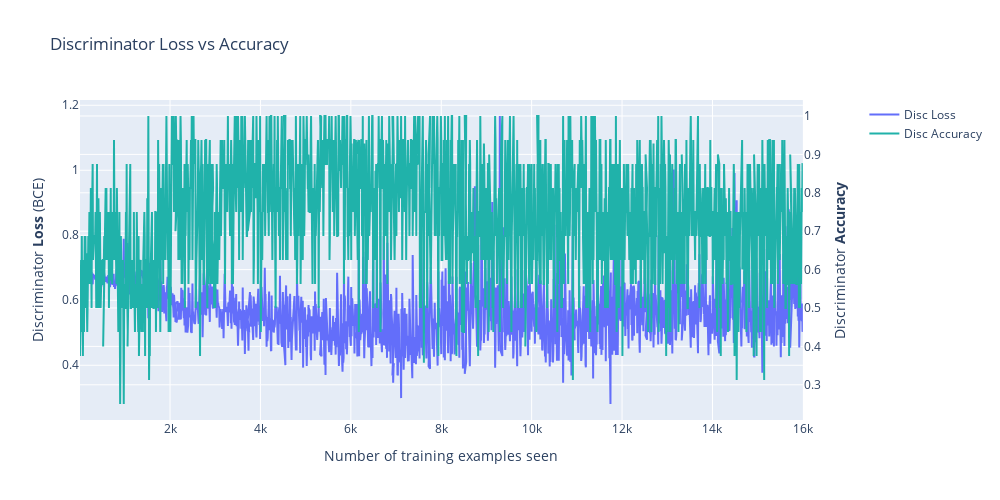

The cell this chart's notebook holds for it:
### Code cell
import plotly.graph_objects as go
import plotly.subplots as sp
fig = sp.make_subplots(specs=[[{"secondary_y": True}]])
fig.add_trace(go.Scatter(x=disc_train_counter, y=disc_losses, mode='lines', name='Disc Loss'), secondary_y=False)
fig.add_trace(go.Scatter(x=disc_train_counter, y=disc_accuracies, mode='lines', name='Disc Accuracy', line_color='lightseagreen'), secondary_y=True)
fig.update_layout(
    width=1000,
    height=500,
    title="Discriminator Loss vs Accuracy")
fig.update_xaxes(title_text="Number of training examples seen")
fig.update_yaxes(title_text="Discriminator <b>Loss</b> (BCE)", secondary_y=False)
fig.update_yaxes(title_text="Discriminator <b>Accuracy</b>", secondary_y=True)
fig.show()
fig.write_image(output_path+"/Discriminator_loss_accuracy.pdf")

import seaborn as sns
import matplotlib.pyplot as plt
import pandas as pd

data = {
    'Number of training examples seen': disc_train_counter,
    'Disc Loss': disc_losses,
    'Disc Accuracy': disc_accuracies
}

df = pd.DataFrame(data)
fig, ax1 = plt.subplots(figsize=(10, 5))
sns.lineplot(data=df, x='Number of training examples seen', y='Disc Loss', ax=ax1, label='Disc Loss')
ax1.set_xlabel('Number of training examples seen')
ax1.set_ylabel('Discriminator Loss (BCE)', color='tab:blue')
ax2 = ax1.twinx()
sns.lineplot(data=df, x='Number of training examples seen', y='Disc Accuracy', ax=ax2, color='lightseagreen', label='Disc Accuracy')
ax2.set_ylabel('Discriminator Accuracy', color='lightseagreen')
fig.suptitle("Discriminator Loss vs Accuracy")


plt.savefig(output_path+"/Discriminator_loss_accuracy.eps", format='eps', bbox_inches='tight')
plt.savefig(output_path+"/Discriminator_loss_accuracy.png", format='png', bbox_inches='tight',dpi=300)
plt.show()

### Figure 1 — Plotly figure (JSON) as saved in the notebook; plotly's stock layout.template omitted (floating-point values rounded to 4 significant figures; data arrays with more than 128 entries replaced by an {"elided": "..."} marker saying what was removed)
{"data": [{"mode": "lines", "name": "Disc Loss", "type": "scatter", "x": {"elided": "2000 int values"}, "xaxis": "x", "y": {"elided": "2000 float values"}, "yaxis": "y"}, {"line": {"color": "lightseagreen"}, "mode": "lines", "name": "Disc Accuracy", "type": "scatter", "x": {"elided": "2000 int values"}, "xaxis": "x", "y": {"elided": "2000 float values"}, "yaxis": "y2"}], "layout": {"height": 500, "title": {"text": "Discriminator Loss vs Accuracy"}, "width": 1000, "xaxis": {"anchor": "y", "domain": [0, 0.94], "title": {"text": "Number of training examples seen"}}, "yaxis": {"anchor": "x", "domain": [0, 1], "title": {"text": "Discriminator <b>Loss</b> (BCE)"}}, "yaxis2": {"anchor": "x", "overlaying": "y", "side": "right", "title": {"text": "Discriminator <b>Accuracy</b>"}}}}
